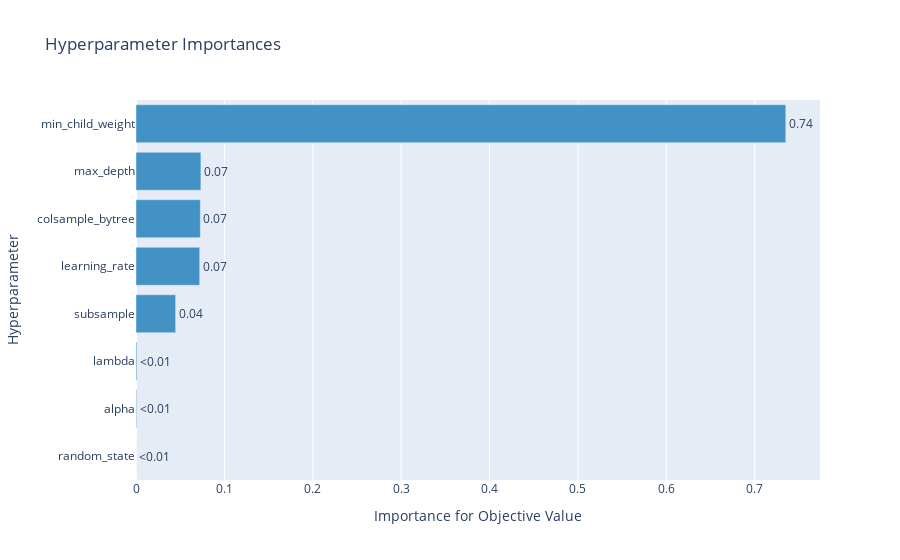

Notebook code for this chart:
### Code cell
#Visualize parameter importances.
optuna.visualization.plot_param_importances(study)

### Figure 1 — Plotly figure (JSON) as saved in the notebook; plotly's stock layout.template omitted (floating-point values rounded to 4 significant figures)
{"data": [{"cliponaxis": false, "hovertemplate": ["random_state (CategoricalDistribution): 0.0<extra></extra>", "alpha (FloatDistribution): 0.0007145322194535895<extra></extra>", "lambda (FloatDistribution): 0.0009879858433042915<extra></extra>", "subsample (CategoricalDistribution): 0.04487044071953974<extra></extra>", "learning_rate (CategoricalDistribution): 0.07204960623686513<extra></extra>", "colsample_bytree (CategoricalDistribution): 0.07280976704079681<extra></extra>", "max_depth (CategoricalDistribution): 0.07342875008433987<extra></extra>", "min_child_weight (IntDistribution): 0.7351389178557006<extra></extra>"], "marker": {"color": "rgb(66,146,198)"}, "orientation": "h", "text": ["<0.01", "<0.01", "<0.01", "0.04", "0.07", "0.07", "0.07", "0.74"], "textposition": "outside", "type": "bar", "x": [0, 0.0007145, 0.000988, 0.04487, 0.07205, 0.07281, 0.07343, 0.7351], "y": ["random_state", "alpha", "lambda", "subsample", "learning_rate", "colsample_bytree", "max_depth", "min_child_weight"]}], "layout": {"showlegend": false, "title": {"text": "Hyperparameter Importances"}, "xaxis": {"title": {"text": "Importance for Objective Value"}}, "yaxis": {"title": {"text": "Hyperparameter"}}}}
